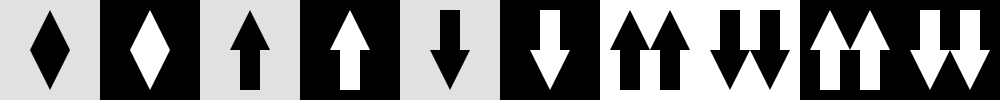
Frame 1 (no input)
Frame 60 (the mouse pressed at the canvas centre just before this capture): identical to frame 1, image omitted
Frame 120 (the mouse held since frame 60 and released just before this capture): identical to frame 1, image omitted

The Processing sketch that drew this single still picture (run headless with seeded random() and noise(); from frame 60 on, the mouse is pressed at the canvas centre):

// Processing sketch: processing_75117
// ── processing_75117.pde

boolean clicked1 = false;
boolean clicked2 = false;
boolean clicked3 = false;
boolean clicked4 = false;
boolean button7 = true;
boolean button8 = true;
boolean button9 = false;
boolean button10 = false;

void setup() {
  size(1000, 100);
}

//Arrow 1
void draw() {
  background(255);
  noStroke();
  if (mouseX > 0 && mouseX < 100 && (mousePressed == true)) {
    fill(0);
    rect(0, 0, 100, 100);
    fill(255);
    triangle(50, 10, 30, 50, 70, 50);
    triangle(50, 90, 30, 50, 70, 50);
  }
  else {
    fill(225);
    rect(0, 0, 100, 100);
    fill(0);
    triangle(50, 10, 30, 50, 70, 50);
    triangle(50, 90, 30, 50, 70, 50);
  };
  //Arrow 2
  if (mouseX > 100 && mouseX < 200 && (mousePressed == true)) {
    fill(225);
    rect(100, 0, 100, 100);
    fill(0);
    triangle(150, 10, 130, 50, 170, 50);
    triangle(150, 90, 130, 50, 170, 50);
  }
  else {
    fill(0);
    rect(100, 0, 100, 100);
    fill(255);
    triangle(150, 10, 130, 50, 170, 50);
    triangle(150, 90, 130, 50, 170, 50);
  };
  //Arrow 3
  if (mouseX > 200 && mouseX < 300 && (mousePressed == true)) {
    clicked1 = true;
  };

  if (clicked1 == true) {
    fill(0);
    rect(200, 0, 100, 100);
    fill(255);
    arrowUp(200, 0);
  }
  else {
    fill(225);
    rect(200, 0, 100, 100);
    fill(0);
    arrowUp(200, 0);
  };

  //Arrow 4
  if (mouseX > 300 && mouseX < 400 && (mousePressed == true)) {
    clicked2 = true;
  };

  if (clicked2 == true) {
    fill(255);
    rect(300, 0, 100, 100);
    fill(0);
    arrowUp(300, 0);
  }
  else {
    fill(0);
    rect(300, 0, 100, 100);
    fill(255);
    arrowUp(300, 0);
  };

  //Arrow 5
  if (mouseX > 400 && mouseX < 500 && (mousePressed == true)) {
    clicked3 = true;
  };

  if (clicked3 == true) {
    fill(0);
    rect(400, 0, 100, 100);
    fill(255);
    arrowDown(400, 0);
  }
  else {
    fill(225);
    rect(400, 0, 100, 100);
    fill(0);
    arrowDown(400, 0);
  };

  //Arrow 6
  if (mouseX > 500 && mouseX < 600 && (mousePressed == true)) {
    clicked4 = true;
  };

  if (clicked4 == true) {
    fill(255);
    rect(500, 0, 100, 100);
    fill(0);
    arrowDown(500, 0);
  }
  else {
    fill(0);
    rect(500, 0, 100, 100);
    fill(255);
    arrowDown(500, 0);
  };

  //Arrow 7 
  int color7 = int(button7)*255;
  fill(color7);
  rect(600, 0, 100, 100);
  fill(255-color7);
  arrowUp(580, 0);
  arrowUp(620, 0);

  //Arrow 8
  int color8 = int(button8)*255;
  fill(color8);
  rect(700, 0, 100, 100);
  fill(255-color8);
  arrowDown(680, 0);
  arrowDown(720, 0);

  //Arrow 9 
  int color9 = int(button9)*255;
  fill(color9);
  rect(800, 0, 100, 100);
  fill(255-color9);
  arrowUp(780, 0);
  arrowUp(820, 0);

  //Arrow 10 
  int color10 = int(button10)*255;
  fill(color10);
  rect(900, 0, 100, 100);
  fill(255-color10);
  arrowDown(880, 0);
  arrowDown(920, 0);
}

void arrowUp (int x, int y) {
  triangle(x+50, y+10, x+30, y+50, x+70, y+50);
  rect(x+40, y+50, 20, 40);
}

void arrowDown (int x, int y) {
  triangle(x+50, y+90, x+30, y+50, x+70, y+50);
  rect(x+40, y+10, 20, 40);
}

void mousePressed() {
  //7
  if ((mouseX>600) && (mouseX<700)) {
    button7 =! button7;
  }
  //8
  if ((mouseX>700) && (mouseX<800)) {
    button8 =! button8;
  }
}
void mouseReleased() {
  //9
  if ((mouseX>800) && (mouseX<900)) {
    button9 =! button9;
  }

  //10
  if ((mouseX>900) && (mouseX<1000)) {
    button10 =! button10;
  }
}
